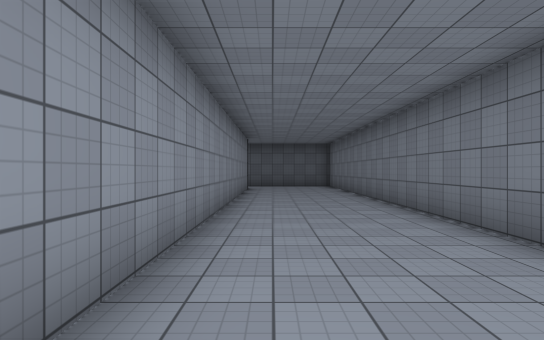
[1] (above)

16 first-person views from a walk through a scene from a Unity 3-D project. The camera is 1.5 m above the floor, looks level and sees 75° across. The floor is counted in squares, 2 m on a side. Each view is taken from the middle of a square. On the plan, view 1 faces up. The plan holds only what a view shows up to about 11 squares ahead; the rest is blank. The place goes on beyond the plan. The player character is not drawn. Surface patterns are stand-ins for the level's own textures.

[2]
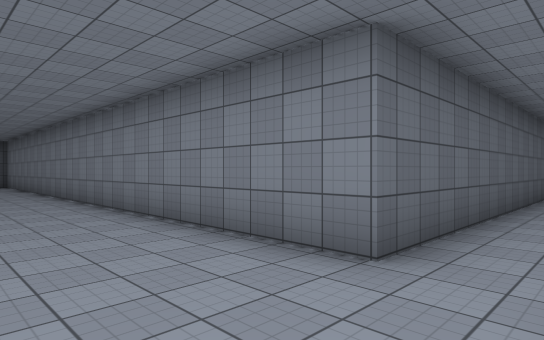

[3]
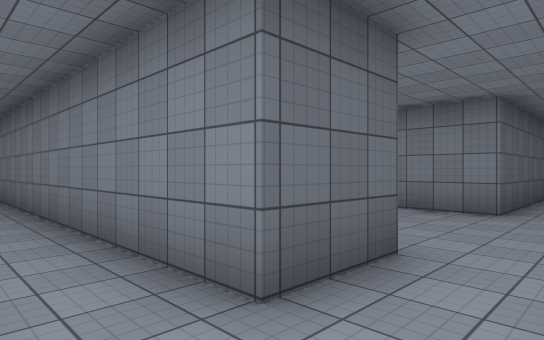

[4]
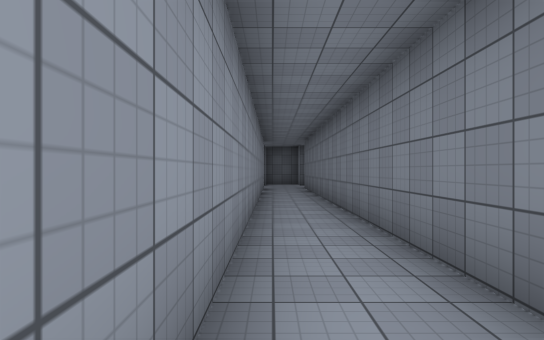

[5]
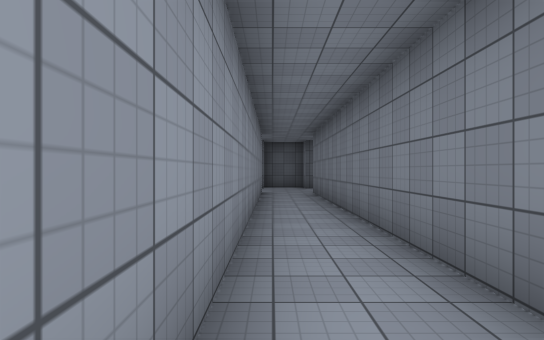

[6]
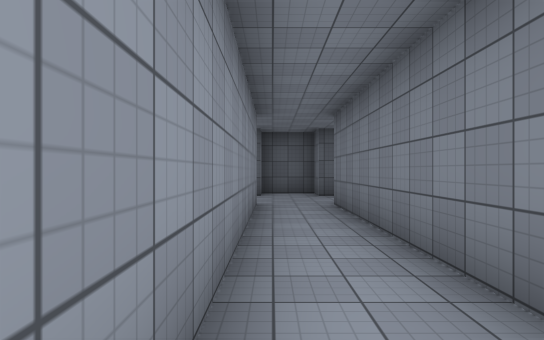

[7]
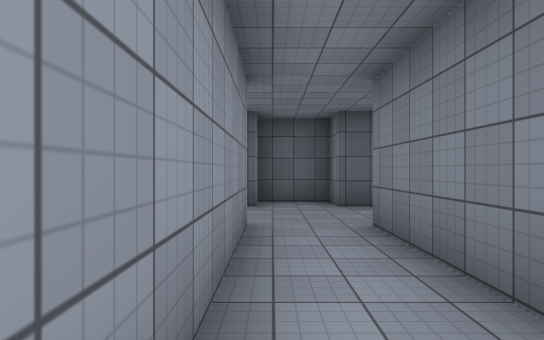

[8]
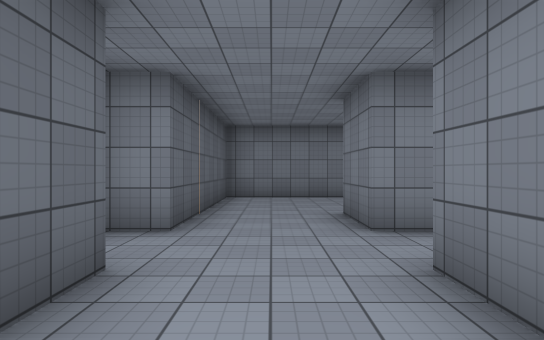

[9]
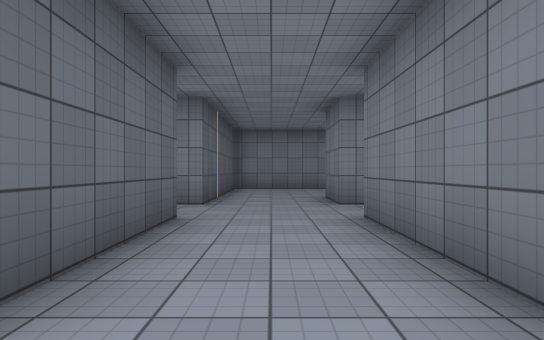

[10]
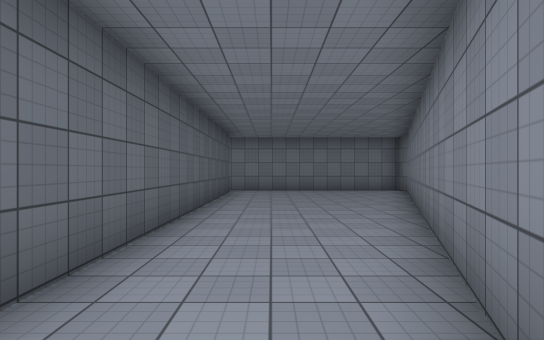

[11]
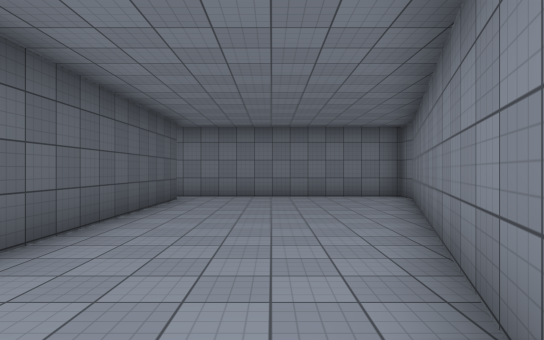

[12]
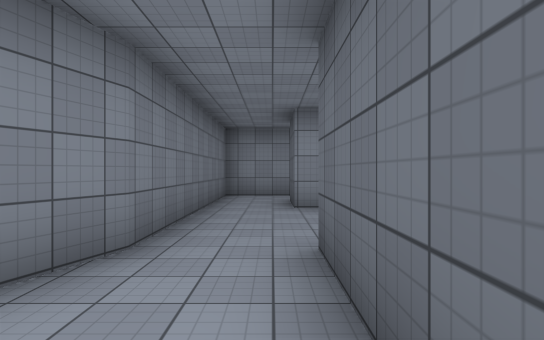

[13]
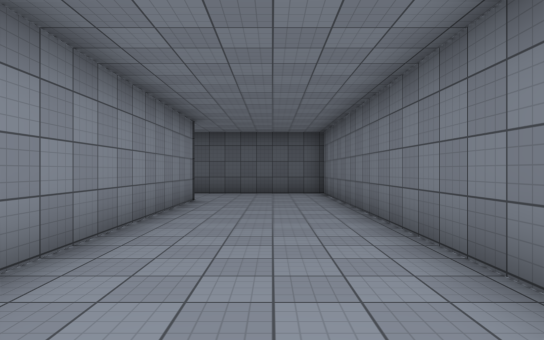

[14]
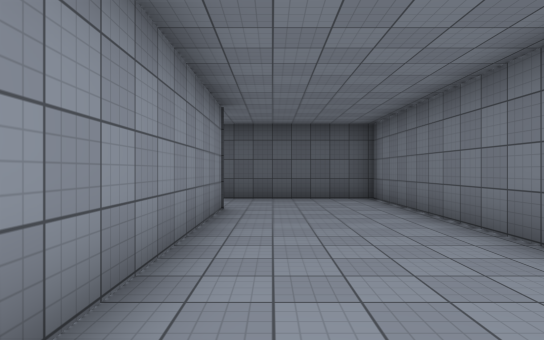

[15]
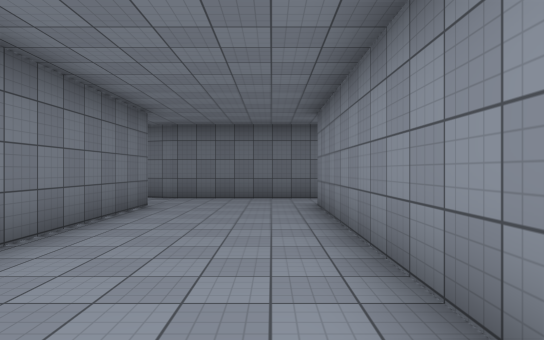

[16]
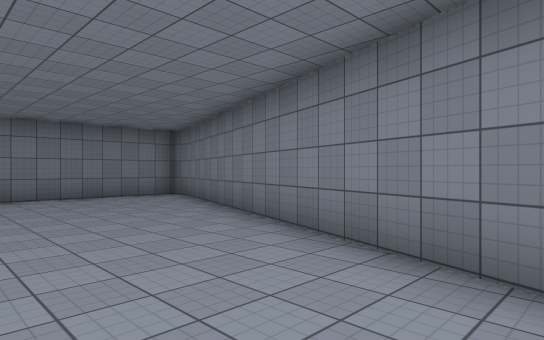

### Floor plan
Points are (right, up) in squares from view 1. A wall is a line through its corners. A room is listed if a view was taken in it or the views show most of it. See-through windows are left out.
Room 1 (views 1, 2, 3, 4, 5, 6, 7, 8, 9, 10, 13, 14, 15)
walls: (-2.6, 13.8) (-1, 13.8) (-1, -0.6) (-2.6, -0.6) (-2.6, 13.8); (-7.5, 13.8) (-4.3, 13.8) (-4.3, -2.4) (2.6, -2.4) (4.3, -3); (-4.2, 16.2) (-7.4, 16.2); (5.4, -0.6) (2.7, -0.6) (2.7, 16.2) (-2.6, 16.2) (-2.6, 17.3) (-4.3, 17.3) (-4.3, 16.5)
ways out: opening at (4.5, -1.5) to room 2
Room 2 (views 11, 12, 16)
walls: (15.1, -0.6) (5.4, -0.6); (4.3, -3) (15.1, -6.6) (15.9, -6.6) (15.9, -0.2)
ways out: opening at (4.5, -1.5) to room 1

Where each view was taken, in squares from view 1:
view 1: 0 up, 0 right, facing up
view 2: 2 down, 0 right, facing up-right
view 3: 2 down, 4 left, facing up-right
view 4: 1 down, 4 left, facing up
view 5: 2 up, 4 left, facing up
view 6: 6 up, 4 left, facing up
view 7: 9 up, 4 left, facing up
view 8: 15 up, 7 left, facing right
view 9: 15 up, 9 left, facing right
view 10: 2 down, 3 right, facing right
view 11: 3 down, 6 right, facing right
view 12: 1 down, 6 right, facing left
view 13: 5 up, 1 right, facing up
view 14: 7 up, 0 right, facing up
view 15: 7 up, 0 right, facing down
view 16: 1 down, 6 right, facing down-right
